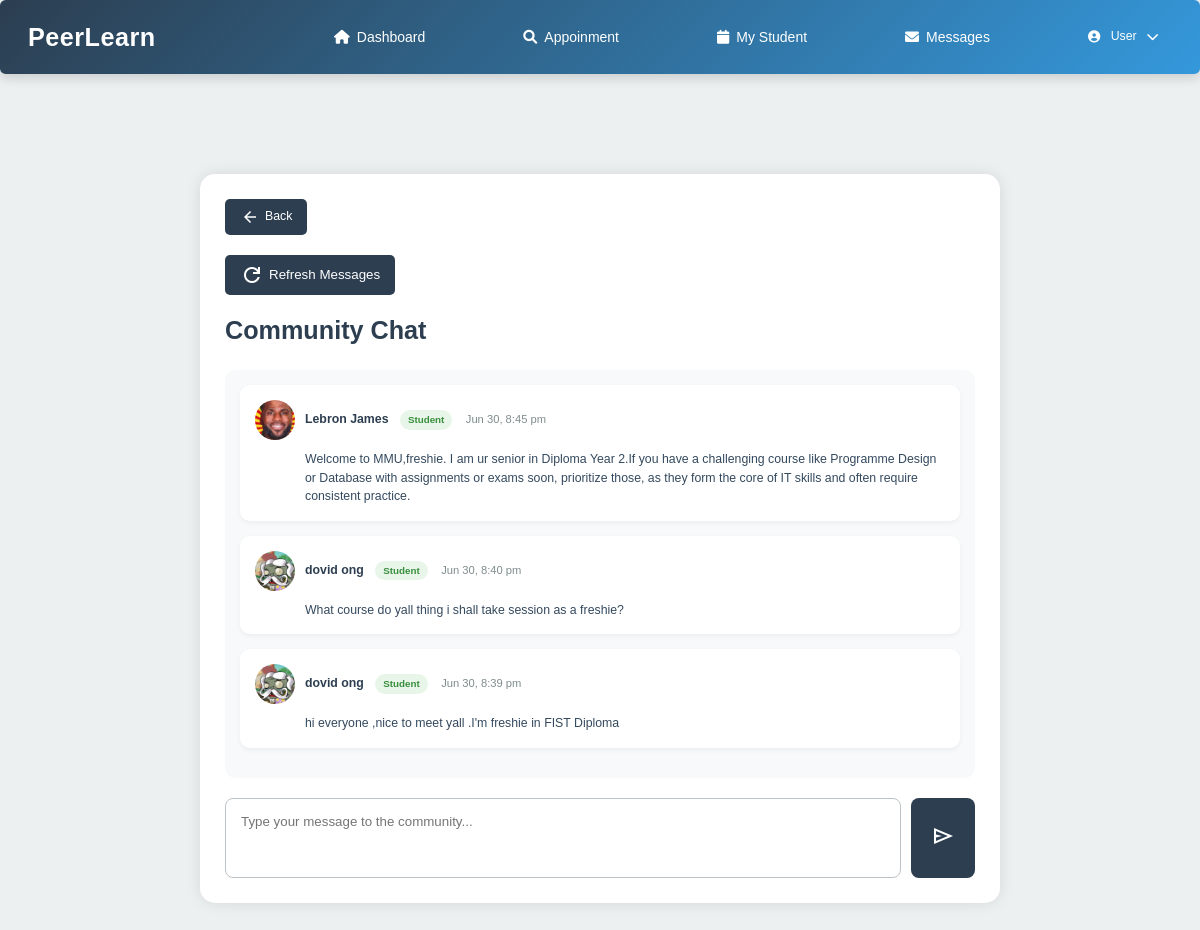
Page /community_chat.php (signed in) on the committed database.
### tables this page shows
CREATE TABLE `message` (
  `message_id` int(11) NOT NULL,
  `sender_id` int(11) NOT NULL,
  `receiver_id` int(11) DEFAULT NULL,
  `content` text NOT NULL,
  `sent_datetime` datetime NOT NULL DEFAULT current_timestamp(),
  `is_read` tinyint(1) NOT NULL DEFAULT 0,
  `is_community` tinyint(1) DEFAULT 0
);

CREATE TABLE `user` (
  `user_id` int(11) NOT NULL,
  `username` varchar(50) NOT NULL,
  `password` varchar(255) DEFAULT NULL,
  `email` varchar(100) NOT NULL,
  `role` enum('student','tutor','admin') NOT NULL,
  `first_name` varchar(50) NOT NULL,
  `last_name` varchar(50) NOT NULL,
  `phone` varchar(20) DEFAULT NULL,
  `profile_image` varchar(255) DEFAULT NULL,
  `is_active` tinyint(1) DEFAULT 1,
  `created_at` timestamp NOT NULL DEFAULT current_timestamp(),
  `last_login` datetime DEFAULT NULL,
  `reset_token_hash` varchar(64) DEFAULT NULL,
  `reset_token_expires_at` datetime DEFAULT NULL
);

### community_chat.php (the view, shortened to what this page needs)
<?php
require_once "db_connection.php";
$current_user_query = "SELECT user_id, first_name, last_name, profile_image, role FROM user WHERE user_id = ?";
$stmt = $conn->prepare($current_user_query);
$stmt->bind_param("i", $_SESSION['user_id']);
$stmt->execute();
$current_user_result = $stmt->get_result();
$current_user = $current_user_result->fetch_assoc();
$can_post = true;
$messages_query = "SELECT
                    m.message_id,
                    m.content,
                    m.sent_datetime,
                    u.user_id,
                    u.first_name,
                    u.last_name,
                    u.profile_image,
                    u.role
                  FROM message m
                  JOIN user u ON m.sender_id = u.user_id
                  WHERE m.is_community = 1
                  ORDER BY m.sent_datetime DESC
                  LIMIT 50";
$messages_result = $conn->query($messages_query);
$messages = $messages_result ? $messages_result->fetch_all(MYSQLI_ASSOC) : [];
$back_url = match($current_user['role']) {
    'student' => 'messages_list.php',
    'tutor' => 'messages_list.php',
    default => 'messages_list.php'
};
?>
<!DOCTYPE html>
<html>
<head>
    <link rel="stylesheet" href="studentstyle.css">
</head>
<body>
    <?php
    if ($current_user['role'] === 'student') {
        include 'header/stud_head.php';
    } elseif ($current_user['role'] === 'tutor') {
        include 'header/tut_head.php';
    } else
    ?>
    <div class="main-content">
        <div class="chat-container">
            <a href="<?= $back_url ?>" class="back-button">
                <span class="material-symbols-sharp">arrow_back</span>
                Back
            </a>
            <button class="refresh-button" onclick="location.reload()">
                <span class="material-symbols-sharp">refresh</span>
                Refresh Messages
            </button>
            <div class="chat-header">
                <h1 class="chat-title">Community Chat</h1>
            </div>
            <div class="chat-messages" id="messages-container">
                <?php if (!empty($messages)): ?>
                    <?php foreach ($messages as $message): ?>
                        <div class="message">
                            <div class="message-header">
                                <?php if (!empty($message['profile_image'])): ?>
                                    <img src="<?= htmlspecialchars($message['profile_image']) ?>" class="message-avatar" alt="Profile">
                                <?php else: ?>
                                    <div class="message-default-avatar">
                                        <?= substr($message['first_name'], 0, 1) . substr($message['last_name'], 0, 1) ?>
                                    </div>
                                <?php endif; ?>
                                <div class="message-sender-info">
                                    <span class="message-sender">
                                        <?= htmlspecialchars($message['first_name'] . ' ' . $message['last_name']) ?>
                                        <span class="role-badge <?= $message['role'] ?>-badge">
                                            <?= ucfirst($message['role']) ?>
                                        </span>
                                    </span>
                                    <span class="message-time">
                                        <?= date('M j, g:i a', strtotime($message['sent_datetime'])) ?>
                                    </span>
                                </div>
                            </div>
                            <div class="message-content">
                                <?= nl2br(htmlspecialchars($message['content'])) ?>
                            </div>
                        </div>
                    <?php endforeach; ?>
                <?php else: ?>
                    <p>No messages yet. Be the first to post!</p>
                <?php endif; ?>
            </div>
            <?php if ($can_post): ?>
                <form class="chat-form" method="POST" action="community_chat.php">
                    <textarea name="message" placeholder="Type your message to the community..." required></textarea>
                    <button type="submit">
                        <span class="material-symbols-sharp">send</span>
                    </button>
                </form>
            <?php else: ?>
                <div class="error-message">You are currently restricted from posting in the community.</div>
            <?php endif; ?>
        </div>
    </div>
</body>
</html>

### studentstyle.css (style rules this page uses)
* { margin: 0; padding: 0; outline: 0; appearance: none; border: 0; text-decoration: none; list-style: none; box-sizing: border-box; border-radius: 0.4rem; }
html { font-size: 14px; }
body { width: 100vw; height: 100vh; font-family: poppins, sans-serif; font-size: 0.88rem; background: #f6f6f9; user-select: none; overflow-x: hidden; color: #363949; }
a { color: #363949; }
img { display: block; width: 100%; }
h1 { font-weight: 800; font-size: 1.8rem; }

### community_chat.php (style rules this page uses)
:root { --primary: #2B3990; --secondary: #00AEEF; --accent: #C4D600; --light-gray: #f5f7fa; --gray: #e9ecef; --dark-gray: #6c757d; }
* { margin: 0; padding: 0; box-sizing: border-box; font-family: 'Arial', sans-serif; }
body { display: flex; flex-direction: column; min-height: 100vh; background-color: var(--light-gray); padding-top: 0; }
.main-content { flex: 1; padding: 30px; margin-top: 70px; }
.chat-container { max-width: 800px; margin: 0 auto; background: white; border-radius: 15px; padding: 25px; box-shadow: 0 0 15px rgba(0,0,0,0.1); }
.chat-header { display: flex; align-items: center; margin-bottom: 20px; }
.chat-title { font-size: 1.8rem; color: var(--primary); }
.chat-messages { max-height: 500px; overflow-y: auto; margin-bottom: 20px; padding: 15px; background: var(--light-gray); border-radius: 10px; }
.message { margin-bottom: 15px; padding: 15px; background: white; border-radius: 10px; box-shadow: 0 2px 5px rgba(0,0,0,0.05); }
.message-header { display: flex; align-items: center; margin-bottom: 10px; }
.message-avatar { width: 40px; height: 40px; border-radius: 50%; object-fit: cover; margin-right: 10px; }
.message-sender-info { flex-grow: 1; }
.message-sender { font-weight: 600; color: var(--primary); }
.message-time { color: var(--dark-gray); font-size: 0.8rem; margin-left: 10px; }
.message-content { line-height: 1.5; margin-left: 50px; }
.chat-form { display: flex; margin-top: 20px; }
.chat-form textarea { flex: 1; padding: 15px; border: 1px solid var(--gray); border-radius: 8px; resize: none; min-height: 80px; }
.chat-form button { margin-left: 10px; padding: 0 20px; background: var(--primary); color: white; border: none; border-radius: 8px; cursor: pointer; transition: background 0.3s; }
.role-badge { display: inline-block; padding: 2px 8px; border-radius: 15px; font-size: 0.7rem; font-weight: 600; margin-left: 8px; }
.student-badge { background-color: #e8f5e9; color: #388e3c; }
.back-button { display: inline-flex; align-items: center; margin-bottom: 20px; padding: 8px 15px; background-color: var(--primary); color: white; border-radius: 5px; text-decoration: none; transition: all 0.3s ease; }
.back-button .material-symbols-sharp { margin-right: 5px; font-size: 20px; }
.refresh-button { background-color: var(--primary); color: white; border: none; padding: 8px 15px; border-radius: 5px; cursor: pointer; margin-bottom: 15px; display: flex; align-items: center; gap: 5px; }

### header/tut_head.php (style rules this page uses)
:root { --primary: #2c3e50; --secondary: #3498db; --success: #27ae60; --danger: #e74c3c; --warning: #f39c12; --light: #ecf0f1; --dark: #34495e; --gray: #bdc3c7; --light-gray: #f8f9fa; --dark-gray: #7f8c8d; --yellow-hover: #FFD700; }
* { margin: 0; padding: 0; box-sizing: border-box; }
body { font-family: 'Inter', 'Segoe UI', Tahoma, Geneva, Verdana, sans-serif; background-color: var(--light); color: var(--dark); line-height: 1.6; }

### rows in the picture
message: user.profile_image (picture), user.first_name+last_name "Lebron James", user.role "Student", sent_datetime "Jun 30, 8:45 pm", content "Welcome to MMU,freshie. I am ur senior in Diploma Year 2.If you have a challenging course like Programme Design or Database with assignments or exams soon, prioritize those, as they form the core of IT skills and often require consistent practice."
message: user.profile_image (picture), user.first_name+last_name "dovid ong", user.role "Student", sent_datetime "Jun 30, 8:40 pm", content "What course do yall thing i shall take session as a freshie?"
message: user.profile_image (picture), user.first_name+last_name "dovid ong", user.role "Student", sent_datetime "Jun 30, 8:39 pm", content "hi everyone ,nice to meet yall .I'm freshie in FIST Diploma"

### other values in the picture
isset($_SESSION['first_name']) ? $_SESSION['first_name'] : 'User' "User"
